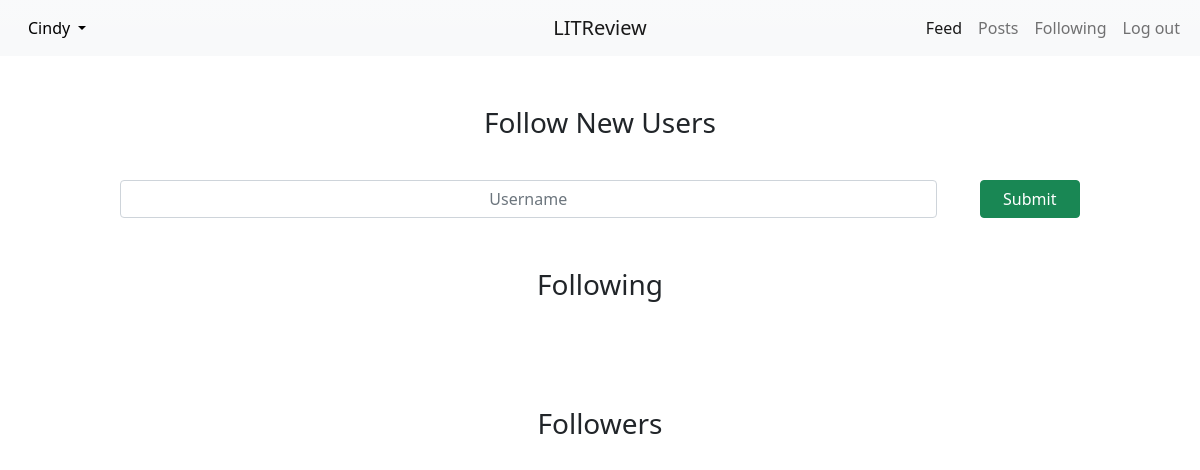
The page /following (signed in) on the database as committed earlier.
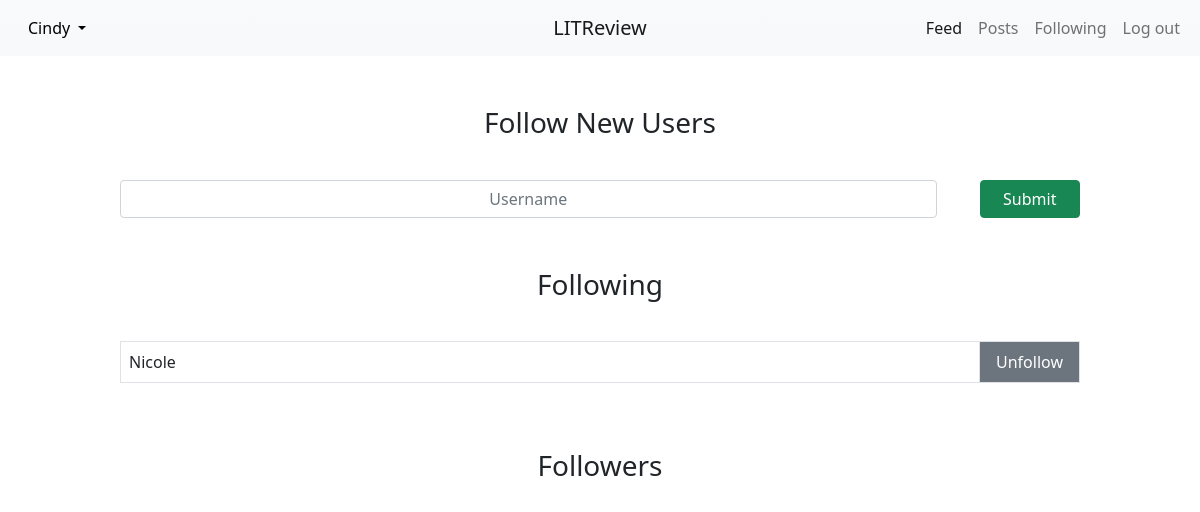
The same page on the database as committed later.
### register/models.py (models this page shows)
class UserFollows(models.Model):
    user = models.ForeignKey(to=settings.AUTH_USER_MODEL,
                             on_delete=models.CASCADE,
                             related_name='following')
    followed_user = models.ForeignKey(to=settings.AUTH_USER_MODEL,
                                      on_delete=models.CASCADE,
                                      related_name='followed_by')
    class Meta:
        unique_together = ('user', 'followed_user', )

class User(AbstractUser):
    profile_picture = models.ImageField()
    follows = models.ManyToManyField(
        'self',
        through='UserFollows',
        symmetrical=False,
    )
    def __str__(self):
        return self.username

### main/views.py (the view, shortened to what this page needs)
# urls.py: path("following", views.following, name="following"),
@login_required
def following(request):
    form = forms.FollowUserForm()
    current_user = request.user
    follows = current_user.following.all()
    return render(request, "main/following.html",
                  {'form': form, 'follows': follows})

### main/forms.py
class FollowUserForm(forms.Form):
    follow_user = forms.CharField(
        max_length=30,
        label="",
        widget=forms.TextInput(attrs={"placeholder": "Username"})
    )

### main/templates/main/following.html (shortened to what this page needs)
{% extends 'main/base.html' %}
{% load crispy_forms_tags %}
{% block content %}
  <div class="following-content">
    <div class="following">
      <h3>Follow New Users</h3>
      <form method="post">
        {{ form|crispy }}
        <button type="submit" class="btn btn-success">Submit</button>
      </form>
    </div>
    <div class="following">
      <h3>Following</h3>
      <form method="post">
        <table class="table table-bordered">
          {% for obj in follows %}
            <tr>
              <td>{{ obj.followed_user }}</td>
              <td class="table-button"><button name="unfollow" value="{{ obj.followed_user.id }}" class="btn btn-secondary" type=submit>Unfollow</button></td>
            </tr>
          {% endfor %}
        </table>
      </form>
    </div>
    <div class="following">
      <h3>Followers</h3>
    </div>
  </div>
{% endblock content %}

Rows that differ between the two databases and show on the page:
added UserFollows: followed_user "Nicole"
